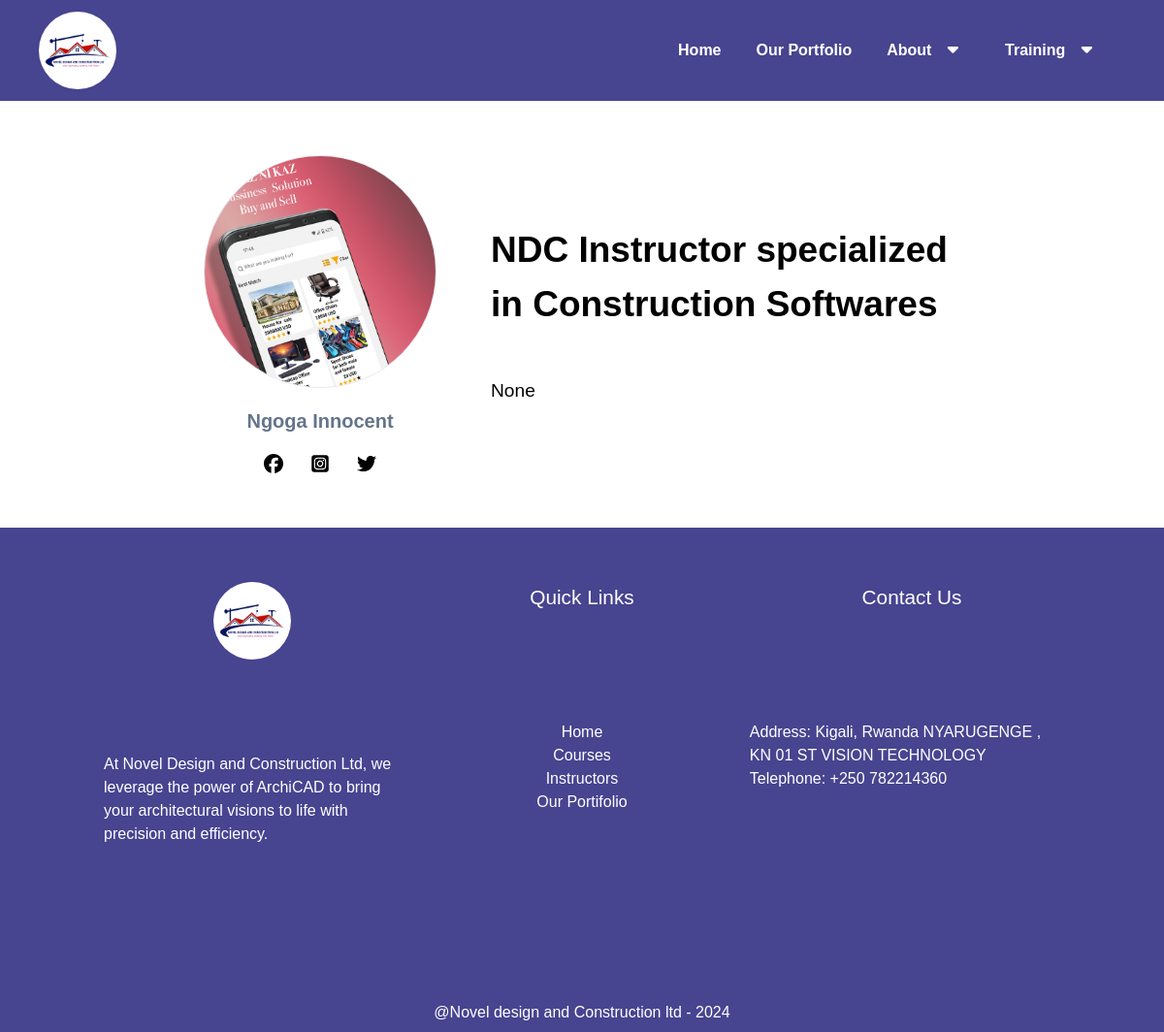
/instructors/1, run on the app's committed database.
### Course/models.py (models this page shows, shortened)
class Instructors(models.Model):
    user=models.OneToOneField(User,on_delete=models.CASCADE)
    position=models.CharField(max_length=255,default='NDC Instructor')
    specialization=models.CharField(max_length=255,default='Construction Softwares')
    profile_image=models.ImageField(upload_to='instructors_profile',null=True)
    description=CKEditor5Field(null=True,blank=True)
    joined_at=models.DateTimeField(auto_now_add=True)
    class Meta:
        verbose_name_plural = 'Instructors'

### Home/views.py (the view)
# urls.py: path('instructors',InstructorView.as_view(),name='instructors'),
class InstructorView(View):
    def get(self,request,instructor_id=None):
        if not instructor_id:
            instructors=Instructors.objects.all()
            context={"instructors":instructors}
            return render(request,'instructors.html',context)
        else:
            try:
                instructor=Instructors.objects.get(id=instructor_id)
                context={"instructor":instructor}
                return render(request,'instructor-details.html',context)
            except Instructors.DoesNotExist:
                instructors=Instructors.objects.all()
                context={"instructors":instructors}
                return render(request,'instructors.html',context)

### Home/templates/instructor-details.html
{% extends 'base.html' %} {% load static %} {% block content %}
<div class="w-[65%] mx-auto flex flex-col py-14">
  <div class="flex flex-row gap-x-14 items-center">
    <div class="flex flex-col items-center">
      <div
        class="max-w-60 max-h-60 w-60 h-60 rounded-full overflow-hidden border"
      >
        <img
          src="{{instructor.profile_image.url}}"
          class="w-full h-full object-cover"
          style="object-position: top;"
          alt=""
        />
      </div>
      <div class="my-5 flex flex-col">
        <p class="text-slate-500 font-bold text-xl">
          {{ instructor.user.first_name }} {{instructor.user.last_name}}
        </p>
      </div>
      <div class="flex flex-row gap-x-7 items-center">
        <a href="" target="_blank"
          ><img
            src="{% static 'images/icons/facebook.svg' %}"
            class="w-5 h-5"
            alt=""
        /></a>
        <a href="" target="_blank"
          ><img
            src="{% static 'images/icons/instagram.svg' %}"
            class="w-5 h-5"
            alt=""
        /></a>
        <a href="" target="_blank"
          ><img
            src="{% static 'images/icons/twitter.svg' %}"
            class="w-5 h-5"
            alt=""
        /></a>
      </div>
    </div>
    <div class="flex flex-col w-[70%]">
      <h1 class="text-[2rem ] first_heading mb-12 font-bold">
        {{ instructor.position }} specialized in {{instructor.specialization}}
      </h1>
      <p class="text-[1.2rem]">{{instructor.description|safe }}</p>
    </div>
  </div>
</div>
{% endblock content %}

### data on the page
Instructors: profile_image (picture), user.first_name "Ngoga", user.last_name "Innocent", position "NDC Instructor", specialization "Construction Softwares", description "None"
